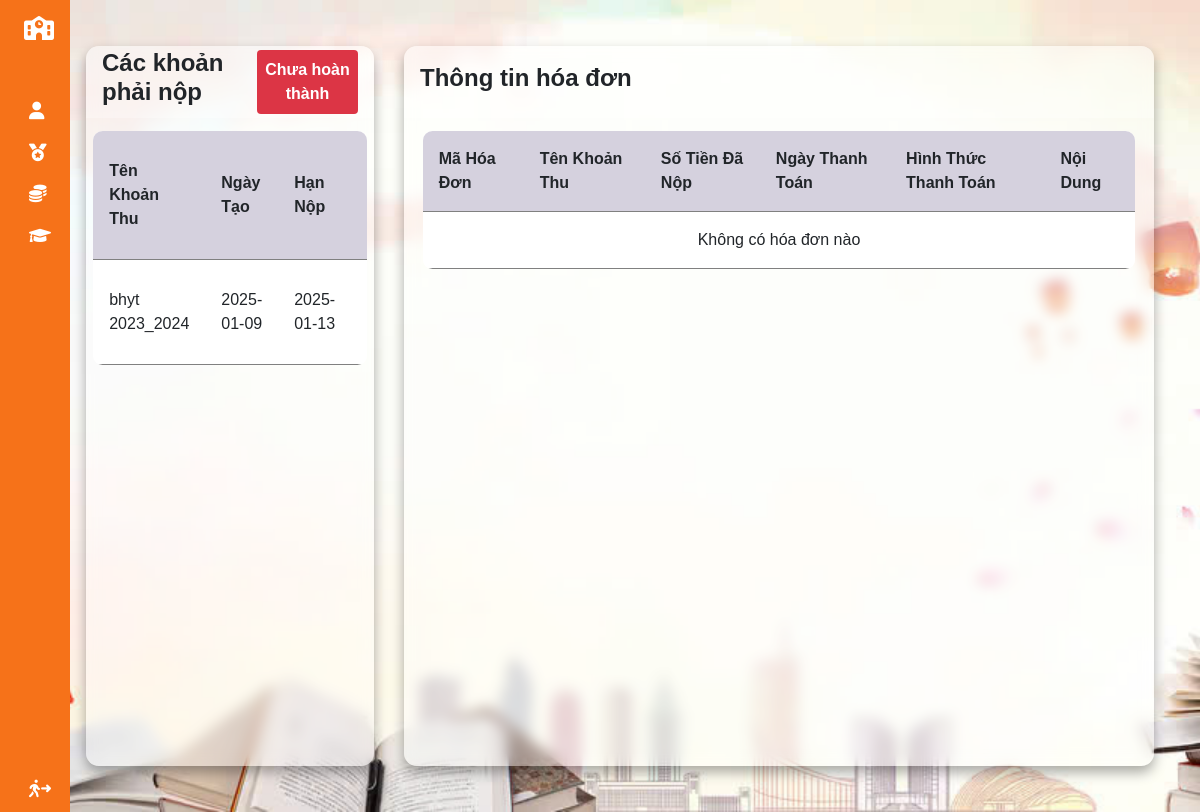
Page /Taichinh (signed in) on the earlier database version.
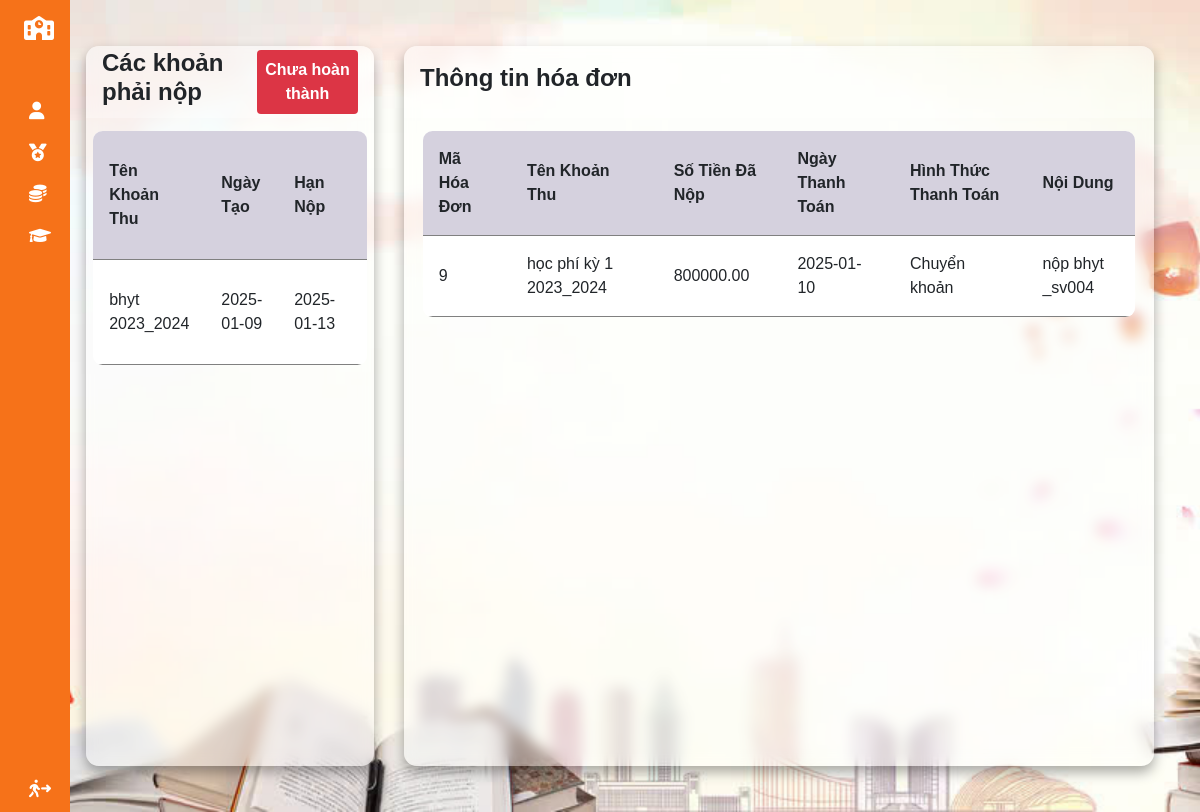
Same page on the later database version.
### tables this page shows
CREATE TABLE `khoan_thu_sinh_vien` (
  `ma_khoan_thu` int(11) NOT NULL,
  `ma_sinh_vien` varchar(10) NOT NULL,
  `so_tien_ban_dau` decimal(12,2) NOT NULL,
  `so_tien_mien_giam` decimal(12,2) DEFAULT NULL,
  `so_tien_phai_nop` decimal(12,2) DEFAULT NULL,
  `trang_thai_thanh_toan` varchar(50) DEFAULT NULL
);

CREATE TABLE `khoan_thu` (
  `ma_khoan_thu` int(11) NOT NULL,
  `ten_khoan_thu` varchar(255) NOT NULL,
  `loai_khoan_thu` varchar(50) DEFAULT NULL,
  `so_tien` decimal(12,2) NOT NULL,
  `ngay_tao` date DEFAULT NULL,
  `han_nop` date DEFAULT NULL
);

CREATE TABLE `hoa_don` (
  `ma_hoa_don` int(11) NOT NULL,
  `ma_sinh_vien` varchar(10) NOT NULL,
  `ma_khoan_thu` int(11) NOT NULL,
  `ngay_thanh_toan` date NOT NULL,
  `so_tien_da_nop` decimal(12,2) NOT NULL,
  `hinh_thuc_thanh_toan` varchar(50) DEFAULT NULL,
  `noi_dung` varchar(255) DEFAULT NULL
);

### MVC/Core/controller.php (called while the page is built, shortened)
<?php
class controller{
    public function model($model){
        return new $model;
    }
    public function view($view,$data=[]){
        include_once './MVC/Views/'.$view.'.php';
    }
}
?>

### MVC/Controllers/Taichinh.php (called while the page is built)
<?php
class Taichinh extends controller{
    private $taichinh;
    function __construct()
    {
        $this->taichinh=$this->model('Taichinh_m');
    }
    function Get_data(){
        $id=$_SESSION['ma_tai_khoan'];
        $dataHoaDon=$this->taichinh->getHoaDonBySinhVien($id);
        $dataDSphainop=$this->taichinh->getThongTinPhaiNopBySinhVien($id);
        $this->view('Masterlayout',['page'=>'Taichinh_v', 'dulieu'=>$dataHoaDon,'dsphainop'=>$dataDSphainop]);
    }
}
?>

### MVC/Core/app.php (called while the page is built, shortened)
<?php
class app{
    protected $action='Get_data';
    function __construct()
    {
       $arr=$this->processURL();
      if($arr!=null){
        if(file_exists('./MVC/Controllers/'.$arr[0].'.php')){
            unset($arr[0]);
        }
      }
      $this->controller=new $this->controller;
      $this->param=$arr?array_values($arr):[];
      call_user_func_array([$this->controller,$this->action],$this->param);
    }
    function processURL(){
        if(isset($_GET['url'])){
         return explode('/', filter_var( trim($_GET['url']),FILTER_DEFAULT));
        }
    }
}
?>

### index.php (called while the page is built, shortened)
<?php
 $myapp =new app();
?>

### MVC/Core/connectDB.php (called while the page is built, shortened)
<?php
class connectDB {
    function __construct()
    {
       $this->con=mysqli_connect('localhost','root','','qlhssv') ;
    }
}
?>

### MVC/Models/Taichinh_m.php (called while the page is built)
<?php
class Taichinh_m extends connectDB {
    function getHoaDonBySinhVien($maSinhVien) {
        $sql = "SELECT
                    hd.ma_hoa_don,
                    kt.ten_khoan_thu,
                    hd.so_tien_da_nop,
                    hd.ngay_thanh_toan,
                    hd.hinh_thuc_thanh_toan,
                    hd.noi_dung
                FROM
                    hoa_don AS hd
                JOIN
                    khoan_thu AS kt ON hd.ma_khoan_thu = kt.ma_khoan_thu
                WHERE
                    hd.ma_sinh_vien = '$maSinhVien'";
        return mysqli_query($this->con, $sql);
    }
    function getThongTinPhaiNopBySinhVien($maSinhVien) {
        $sql = "SELECT
                    kt.ten_khoan_thu,
                    kt.ngay_tao,
                    kt.han_nop,
                    ktsv.so_tien_ban_dau,
                    ktsv.so_tien_mien_giam,
                    ktsv.so_tien_phai_nop,
                    ktsv.trang_thai_thanh_toan
                FROM
                    khoan_thu_sinh_vien AS ktsv
                JOIN
                    khoan_thu AS kt ON ktsv.ma_khoan_thu = kt.ma_khoan_thu
                WHERE
                    ktsv.ma_sinh_vien = '$maSinhVien'";
        return mysqli_query($this->con, $sql);
    }
}
?>

### MVC/Views/Pages/Taichinh_v.php (the view, shortened to what the changed rows need)
<!DOCTYPE html>
<html lang="en">
<head>
    <link rel="stylesheet" href="https://cdnjs.cloudflare.com/ajax/libs/font-awesome/4.7.0/css/font-awesome.min.css">
    <link rel="stylesheet" href="http://localhost/QLHS/Public/CSS/button.css">
    <link rel="stylesheet" type="text/css" href="http://localhost/QLHS/Public/CSS/styleDT.css">
    <link rel="stylesheet" href="https://use.fontawesome.com/releases/v5.3.1/css/all.css">
    <link rel="stylesheet" href="https://use.fontawesome.com/releases/v5.3.1/css/fontawesome.css">
    <link rel="stylesheet" href="http://localhost/QLHS/Public/CSS/select2.css?v=<?php echo time();?>">
    <link rel="stylesheet" href="http://localhost/QLHS/Public/CSS/dulieu.css?v=<?php echo time();?>">
</head>
<body>
    <main class="table" id="customers_table" style="margin-top: 30px;">
            <?php
        if (isset($data['dsphainop']) && mysqli_num_rows($data['dsphainop']) > 0) {
            mysqli_data_seek($data['dsphainop'], 0);
        }
        ?>
        <?php
if (isset($data['dsphainop']) && mysqli_num_rows($data['dsphainop']) > 0) {
    mysqli_data_seek($data['dsphainop'], 0);
}
?>
        <section class="table__header">
            <h1>Các khoản phải nộp</h1>
        </section>
        <section class="table__body">
            <table>
                <thead>
                    <tr>
                    <th>Tên khoản thu</th>
                    <th>Ngày tạo</th>
                    <th>Hạn nộp</th>
                    <th>Số tiền ban đầu</th>
                    </tr>
                </thead>
                <tbody>
                    <?php
                        if(isset($data['dsphainop']) && mysqli_num_rows($data['dsphainop'])>0 ){
                            while($row=mysqli_fetch_assoc($data['dsphainop'])){
                                ?>
                                        <tr>
                                            <td> <?php echo $row['ten_khoan_thu']?> </td>
                                            <td> <?php echo $row['ngay_tao']?> </td>
                                            <td> <?php echo $row['han_nop']?> </td>
                                            <td> <?php echo $row['so_tien_ban_dau']?> </td>
                                        </tr>
                                <?php
                            }
                        }
                    ?>
            </tbody>
            </table>
        </section>
    </main>
    <div class="content-2">
    <form id="myForm" method="post" action="./Taichinh">
    <main class="table" id="customers_table" style="width: 750px; margin: 30px;">
        <section class="table__header">
            <h1>Thông tin hóa đơn</h1>
        </section>
        <section class="table__body">
            <table>
                <thead>
                    <tr>
                        <th>Mã hóa đơn</th>
                        <th>Tên khoản thu</th>
                        <th>Số tiền đã nộp</th>
                        <th>Ngày thanh toán</th>
                        <th>Hình thức thanh toán</th>
                        <th>Nội dung</th>
                    </tr>
                </thead>
                <tbody>
                    <?php
                    if (isset($data['dulieu']) && mysqli_num_rows($data['dulieu']) > 0) {
                        while ($row = mysqli_fetch_assoc($data['dulieu'])) {
                            ?>
                            <tr>
                                <td><?php echo $row['ma_hoa_don']; ?></td>
                                <td><?php echo $row['ten_khoan_thu']; ?></td>
                                <td><?php echo $row['so_tien_da_nop']; ?></td>
                                <td><?php echo $row['ngay_thanh_toan']; ?></td>
                                <td><?php echo $row['hinh_thuc_thanh_toan']; ?></td>
                                <td><?php echo $row['noi_dung']; ?></td>
                            </tr>
                            <?php
                        }
                    } else {
                        echo '<tr><td colspan="6" style="text-align: center;">Không có hóa đơn nào</td></tr>';
                    }
                    ?>
                </tbody>
            </table>
        </section>
    </main>
        </div>
    </div>
</body>
</html>

Differences in the rows shown:
added hoa_don: ma_hoa_don "9", ma_khoan_thu.ten_khoan_thu "học phí kỳ 1 2023_2024", so_tien_da_nop "800000.00", ngay_thanh_toan "2025-01-10", hinh_thuc_thanh_toan "Chuyển khoản", noi_dung "nộp bhyt _sv004"
Other differences:
text no longer shown: "Không có hóa đơn nào"
